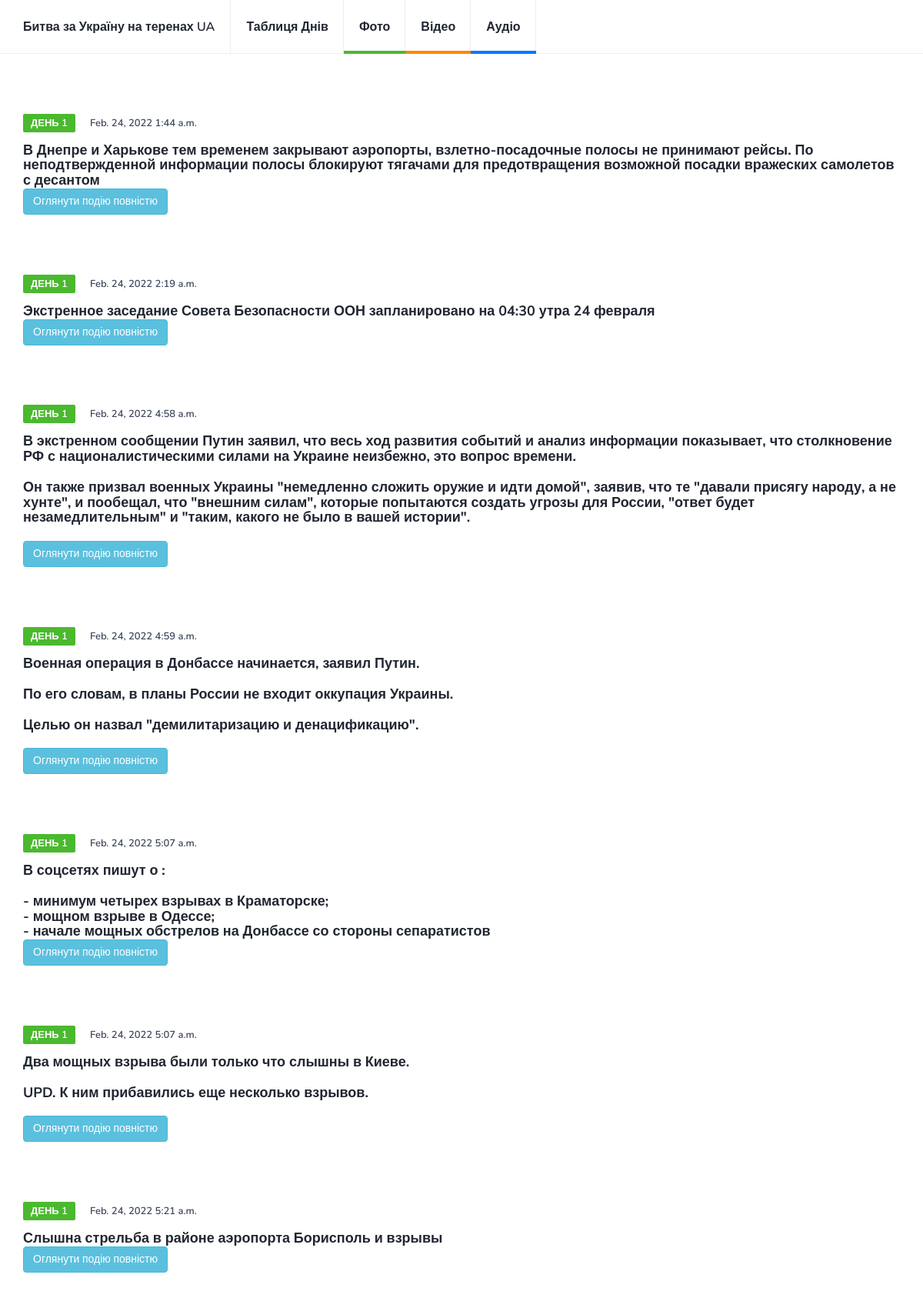
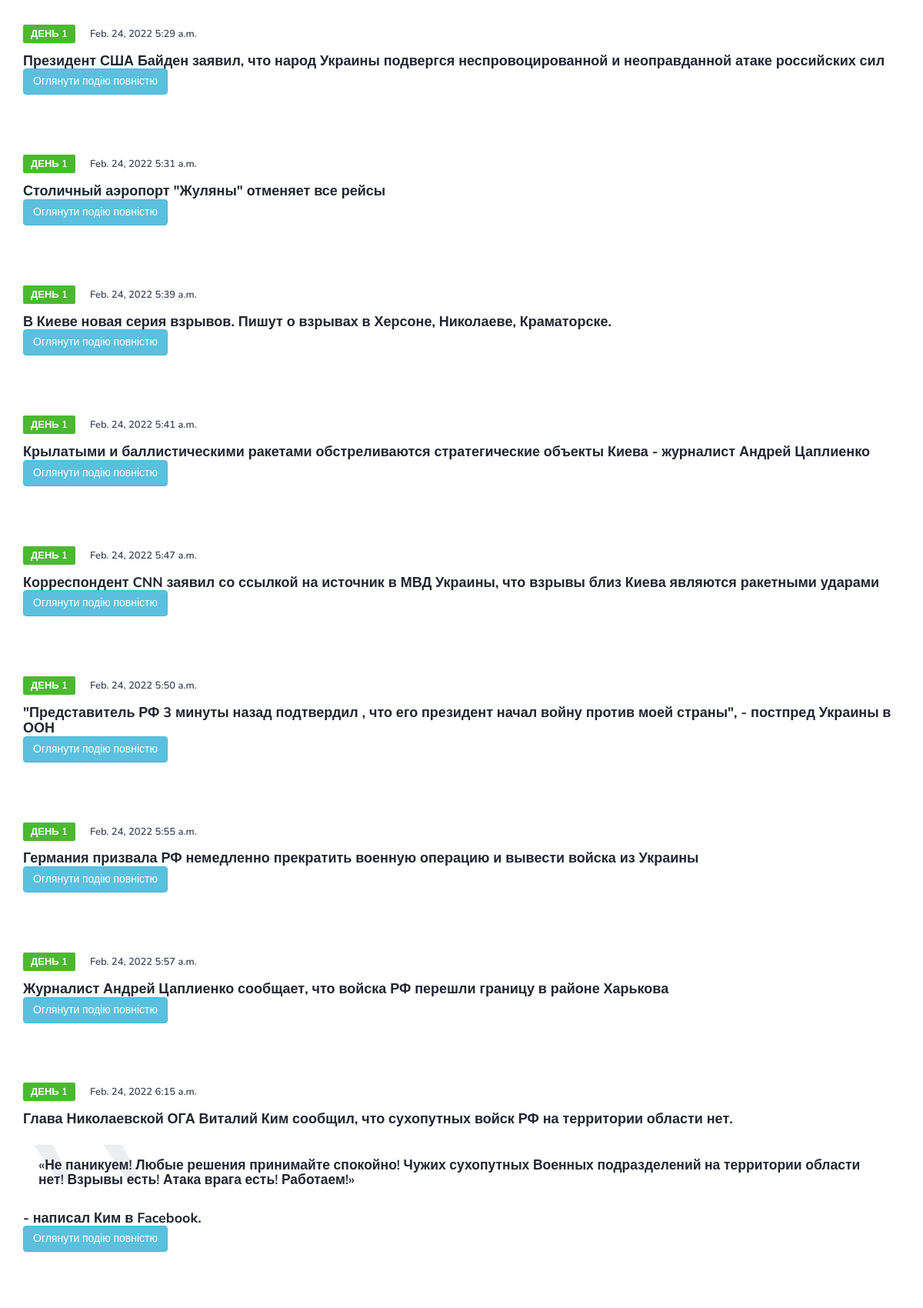
The page /review/2 (upper part) on the database its author committed (2 pictures, top to bottom).
### usersite/models.py (models this page shows, shortened)
class DayEventModel(models.Model):
    day = models.ForeignKey(GeneralDayDescriptionModel, db_index=True, on_delete=models.PROTECT)
    event_time = models.TimeField(auto_now_add=False)
    description = models.TextField()
    event_preview = models.ImageField(upload_to='media/images/event_preview/', default='default_image.png', blank=True)
    quote1 = models.TextField(blank=True)
    quote2 = models.TextField(blank=True)
    quote3 = models.TextField(blank=True)
    url = models.CharField(max_length=100, blank=True)
    class Meta:
        verbose_name = 'event'
        verbose_name_plural = 'Events'

class GeneralDayDescriptionModel(models.Model):
    day_number = models.CharField(max_length=4)
    date = models.DateField(auto_now_add=False)
    day_title = models.CharField(max_length=200)
    daily_image = models.ImageField(upload_to='media/images/')
    def __str__(self):
        return f'День {self.day_number}'
    class Meta:
        verbose_name = 'day'
        verbose_name_plural = 'Days'

### usersite/views.py (the view)
# urls.py: path('review/<int:pk>', day_review, name='review'),
def day_review(request, pk=None):
    events = DayEventModel.objects.filter(day=pk).order_by('event_time')
    context = {
        'title': 'Огляд дня',
        'events': events,
    }
    return render(request, 'usersite/day_review.html', context=context)

### usersite/templates/usersite/day_review.html (shortened to what this page needs)
{% extends 'usersite/_base.html' %}
{% load static %}
{%block content %}
    {% for item in events %}
        <div class="col-md-12">
        <div class="post">
            {% if events.event_preview.url %}
                <a class="post-img" href="{% url 'event' item.pk %}"><img src="{{ item.event_preview.url }}" alt=""></a>
                {% else %}
                <a class="post-img" href="{% url 'event' item.pk %}"><img src="" alt=""></a>
            {% endif %}
            <div class="post-body">
                <div class="post-meta">
                    <span class="post-category cat-1">{{ item.day }}</span>
                    <span class="post-date">{{ item.day.date }} {{ item.event_time }}</span>
                </div>
                <h3 class="post-title">{{ item.description | safe }}</h3>
                <a class="btn btn-info" href="{% url 'event' item.pk %}">Оглянути подію повністю</a>
            </div>
        </div>
    </div>
    {% endfor %}
{% endblock %}

### usersite/static/css/style.css (style rules this page uses)
body { font-family: 'Nunito', sans-serif; font-size: 16px; font-weight: 300; color: #3d455c; margin: 0; padding: 0; overflow-x: hidden; }
h1, h2, h3, h4, h5, h6 { font-family: 'Nunito Sans', sans-serif; font-weight: 700; color: #212631; margin: 0px 0px 15px; }
h3 { font-size: 23px; }
a { font-weight: 600; color: #212631; text-decoration: none; }
p { margin: 0px 0px 20px; }
ul,ol { margin: 0; padding: 0; list-style: none }
blockquote.blockquote { position:relative; border-left:0; font-weight:600; margin-bottom:10px; padding: 20px; }
blockquote.blockquote:before { content: "``"; font-family: 'Nunito Sans', sans-serif; display: block; position: absolute; left: -5px; top: 5px; font-size: 240px; line-height: 200px; color: #eceef2; letter-spacing: -30px; z-index: -2; }
.post { margin-bottom: 40px; }
.post .post-img { display: block; -webkit-transition: 0.2s opacity; transition: 0.2s opacity; }
.post .post-meta { margin-top: 15px; margin-bottom: 15px; }
.post-meta .post-category { font-size: 13px; text-transform: uppercase; padding: 3px 10px; font-weight: 600; border-radius: 2px; margin-right: 15px; color: #FFF; background-color: #212631; -webkit-transition: 0.2s opacity; transition: 0.2s opacity; }
.post-meta .post-category.cat-1 { background-color: #4BB92F; }
.post-meta .post-date { font-size: 13px; font-weight: 600; }
.post .post-title { font-size: 18px; margin-bottom: 0px; }

### rows shown on the page
DayEventModel: day "ДЕНЬ 1", day "Feb. 24, 2022", event_time "1:44 a.m.", description "В Днепре и Харькове тем временем закрывают аэропорты, взлетно-посадочные полосы не принимают рейсы. По неподтвержденной информации полосы блокируют тягачами для предотвращения возможной посадки вражеских самолетов с десантом"
DayEventModel: day "ДЕНЬ 1", day "Feb. 24, 2022", event_time "2:19 a.m.", description "Экстренное заседание Совета Безопасности ООН запланировано на 04:30 утра 24 февраля"
DayEventModel: day "ДЕНЬ 1", day "Feb. 24, 2022", event_time "4:58 a.m.", description "В экстренном сообщении Путин заявил, что весь ход развития событий и анализ информации показывает, что столкновение РФ с националистическими силами на Украине неизбежно, это вопрос времени. Он также призвал военных Украины \"немедленно сложить оружие и идти домой\", заявив, что те \"давали присягу народу, а не хунте\", и пообещал, что \"внешним силам\", которые попытаются создать угрозы для России, \"ответ будет незамедлительным\" и \"таким, какого не было в вашей истории\"."
DayEventModel: day "ДЕНЬ 1", day "Feb. 24, 2022", event_time "4:59 a.m.", description "Военная операция в Донбассе начинается, заявил Путин. По его словам, в планы России не входит оккупация Украины. Целью он назвал \"демилитаризацию и денацификацию\"."
DayEventModel: day "ДЕНЬ 1", day "Feb. 24, 2022", event_time "5:07 a.m.", description "В соцсетях пишут о : - минимум четырех взрывах в Краматорске; - мощном взрыве в Одессе; - начале мощных обстрелов на Донбассе со стороны сепаратистов"
DayEventModel: day "ДЕНЬ 1", day "Feb. 24, 2022", event_time "5:07 a.m.", description "Два мощных взрыва были только что слышны в Киеве. UPD. К ним прибавились еще несколько взрывов."
DayEventModel: day "ДЕНЬ 1", day "Feb. 24, 2022", event_time "5:21 a.m.", description "Слышна стрельба в районе аэропорта Борисполь и взрывы"
DayEventModel: day "ДЕНЬ 1", day "Feb. 24, 2022", event_time "5:29 a.m.", description "Президент США Байден заявил, что народ Украины подвергся неспровоцированной и неоправданной атаке российских сил"
DayEventModel: day "ДЕНЬ 1", day "Feb. 24, 2022", event_time "5:31 a.m.", description "Столичный аэропорт \"Жуляны\" отменяет все рейсы"
DayEventModel: day "ДЕНЬ 1", day "Feb. 24, 2022", event_time "5:39 a.m.", description "В Киеве новая серия взрывов. Пишут о взрывах в Херсоне, Николаеве, Краматорске."
DayEventModel: day "ДЕНЬ 1", day "Feb. 24, 2022", event_time "5:41 a.m.", description "Крылатыми и баллистическими ракетами обстреливаются стратегические объекты Киева - журналист Андрей Цаплиенко"
DayEventModel: day "ДЕНЬ 1", day "Feb. 24, 2022", event_time "5:47 a.m.", description "Корреспондент CNN заявил со ссылкой на источник в МВД Украины, что взрывы близ Киева являются ракетными ударами"
DayEventModel: day "ДЕНЬ 1", day "Feb. 24, 2022", event_time "5:50 a.m.", description "\"Представитель РФ 3 минуты назад подтвердил , что его президент начал войну против моей страны\", - постпред Украины в ООН"
DayEventModel: day "ДЕНЬ 1", day "Feb. 24, 2022", event_time "5:55 a.m.", description "Германия призвала РФ немедленно прекратить военную операцию и вывести войска из Украины"
DayEventModel: day "ДЕНЬ 1", day "Feb. 24, 2022", event_time "5:57 a.m.", description "Журналист Андрей Цаплиенко сообщает, что войска РФ перешли границу в районе Харькова"
DayEventModel: day "ДЕНЬ 1", day "Feb. 24, 2022", event_time "6:15 a.m.", description "Глава Николаевской ОГА Виталий Ким сообщил, что сухопутных войск РФ на территории области нет. «Не паникуем! Любые решения принимайте спокойно! Чужих сухопутных Военных подразделений на территории области нет! Взрывы есть! Атака врага есть! Работаем!» - написал Ким в Facebook."
